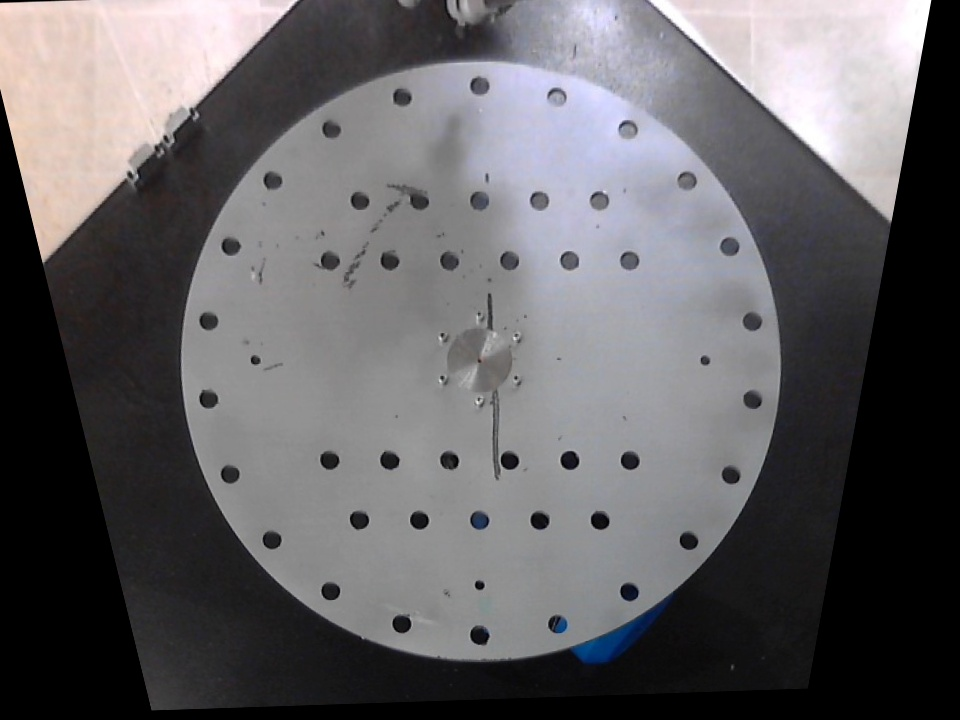
#> input picture hello.jpg, 960 x 720 px, given in place of the camera
$ python map_process.py
#> lines starting #> are read from the running program, lines starting #| are printed output that depends on the picture
### Calibration/calibration.py
# imports
import os
import pickle
import cv2 as cv
import numpy as np


# [55 lines left out: functions calibrate_chessboard, save_coefficients, not called in this run]


def load_coefficients(path=''):
#> called with path = 'calibration/'
    inp = open(path + 'camera_coeffs.pickle', 'rb')
#> (reads Calibration/camera_coeffs.pickle from the repository)
    return pickle.load(inp)


def undistort(img, coeffs):
    w, h = img.shape[:2]
    new_mtx, roi = cv.getOptimalNewCameraMatrix(coeffs['mtx'], coeffs['dist'], (w,h), 1, (w,h))
    # undistort
    dst = cv.undistort(img, coeffs['mtx'], coeffs['dist'], None, new_mtx)
    # crop the image
    x, y, w, h = roi
    roi = dst[y:y+h, x:x+w]

    return dst, roi


PATH = 'assets'
SIZE = (9, 6)


# [12 lines that do not run on import are left out]

### map_process.py
import math
import pickle
import imageio
import cv2 as cv
import numpy as np
from map_utils import *
import Calibration.calibration as clb


def invhole(x, y):
    a = 25
    x = int(2*O1 - x - a/2)
    y = int(2*O2 - y - a/2)
    hole = np.count_nonzero(frame[y: y+2*a, x: x+2*a])

    return hole


def draw(x, y):
    a = 25
    x = int(2*O1 - x - a/2)
    y = int(2*O2 - y - a/2)

    cv.imshow('i', cv.rectangle(img.copy(), (x, y), (x+2*a, y+2*a), (0, 255, 0), 2))
    cv.imshow('f', frame.copy())
    # cv.imshow('f', cv.rectangle(frame.copy(), (x, y), (x+2*a, y+2*a), (255, 255, 255), 1))
    cv.waitKey()


if __name__ == "__main__":
    # reader = imageio.get_reader(1, cv.CAP_DSHOW)
    # fps = int(reader.get_meta_data()['fps'])

    cap = cv.VideoCapture(1, cv.CAP_DSHOW)
    if not cap.isOpened():
        raise IOError("Video was not opened!")

    coeffs = clb.load_coefficients('calibration/')
    matrix = pickle.load(open('calibration/prespective_matrix.pickle', 'rb'))
#> (reads Calibration/prespective_matrix.pickle from the repository)
    arr = [0] * 4
    O1, O2 = 480, 360
    MSE = 0
    frame_count = 0
    while frame_count < 2000:
        res, frame = cap.read()
#> frame is the input picture: shape (720, 960, 3); mean B, G, R 99.9, 97.3, 99.1
        if not res:
            break

        frame = cv.resize(frame, None, fx=1.5, fy=1.5)
#> frame: shape (1080, 1440, 3)
        rows, cols = frame.shape[:2]
#> rows = 1080; cols = 1440

        # distortion
        frame, roi = clb.undistort(frame, coeffs)
#> in undistort, `dst = cv.undistort(img, coeffs['mtx'], coeffs['dist'], None, new_mtx)`:
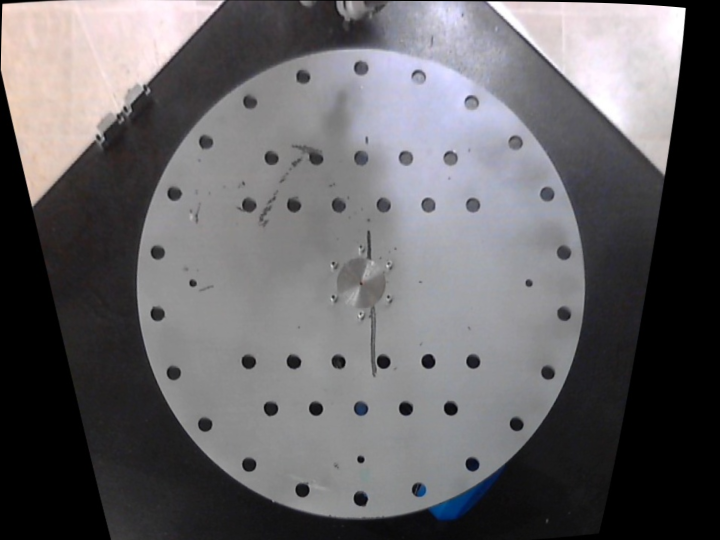
#> dst: shape (1080, 1440, 3) (shown at 1/2 size); mean B, G, R 102.8, 100.1, 102
#> in undistort, `roi = dst[y:y+h, x:x+w]`:
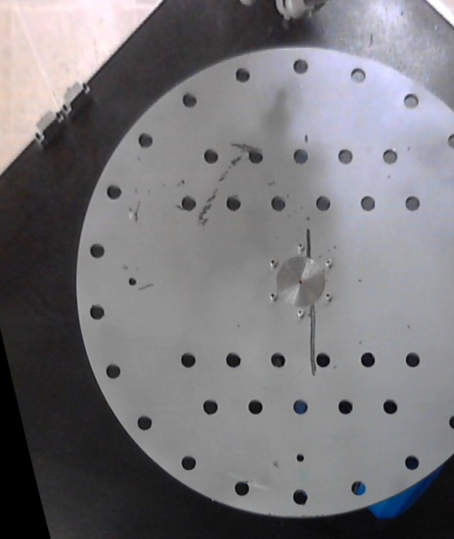
#> roi: shape (1077, 908, 3) (shown at 1/2 size); mean B, G, R 121.9, 118.3, 119.6
        # prespective transform
        frame = cv.warpPerspective(frame, matrix, (cols, rows))
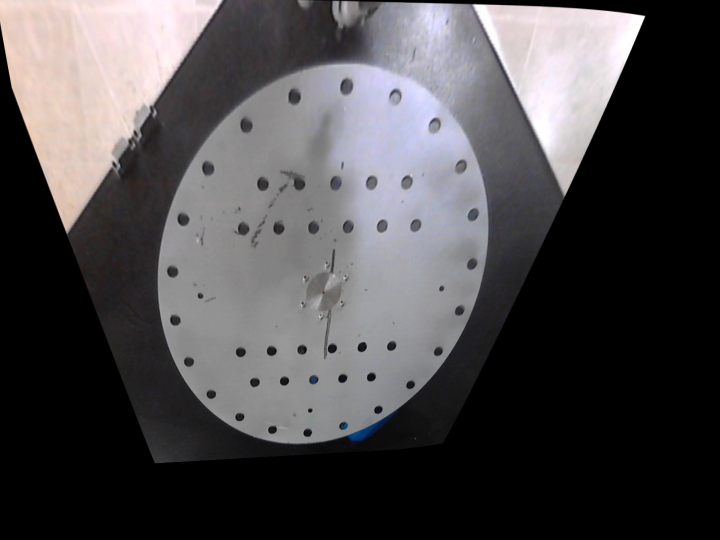
#> frame: shape (1080, 1440, 3) (shown at 1/2 size); mean B, G, R 76.2, 74.3, 76.5

        # [42 lines of commented-out code are left out]
        cv.imshow('frame', frame)
        # cv.imshow('map', map_sample)
        # cv.imshow('img', img)
        if cv.waitKey(30) == 27:
#> (key Esc is pressed here)
            break

    print(arr)
    SUM = arr[1] + 2*arr[2] + 3*arr[3]
    # print("MSE:", MSE / SUM)
    print("Frames:", frame_count)
    cap.release()
    cv.destroyAllWindows()
